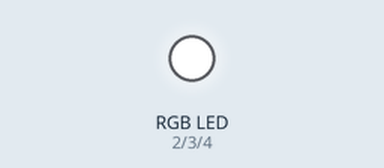
Simulated run of this sketch. Board: Arduino Uno, built with avr-gcc and run on an emulated ATmega328P. On the bench: an RGB LED mixed from three pins (HIGH = lit).

Above: at 0.1 s.
Timing chart, 0 to 1.6 s (numbered marks = the images above):
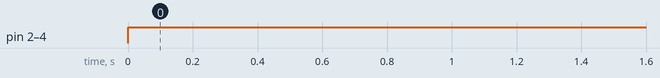

The sketch:

RGB_LED.ino
```cpp
int red_light_pin= 2;
int green_light_pin = 3;
int blue_light_pin = 4;

unsigned int red,green,blue;

void setup() {
  pinMode(red_light_pin, OUTPUT);
  pinMode(green_light_pin, OUTPUT);
  pinMode(blue_light_pin, OUTPUT);
}

void loop() {


  RGB_color(255-green, 255-red, 255-blue); // Red
  delay(100);

}

void RGB_color(int red_light_value, int green_light_value, int blue_light_value)
 {
  analogWrite(red_light_pin, red_light_value);
  analogWrite(green_light_pin, green_light_value);
  analogWrite(blue_light_pin, blue_light_value);
}
```

Measured:
- by itself, pin 2 (red_light_pin), pin 3 (green_light_pin), pin 4 (blue_light_pin): LOW → HIGH at 0.00 s
